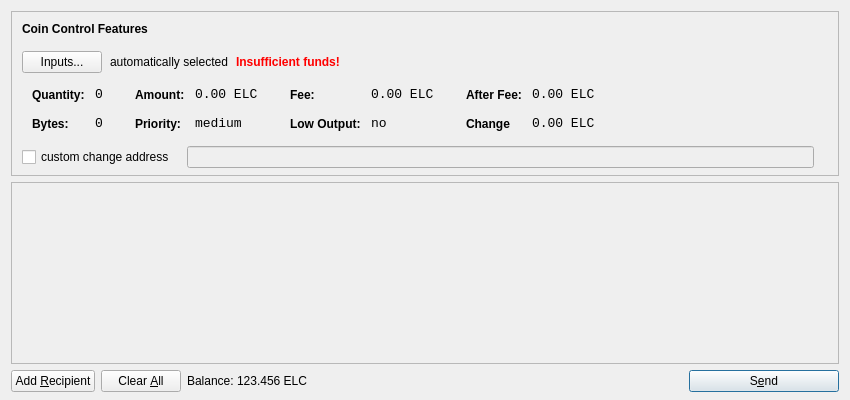
<?xml version="1.0" encoding="UTF-8"?>
<ui version="4.0">
 <class>SendCoinsDialog</class>
 <widget class="QDialog" name="SendCoinsDialog">
  <property name="geometry">
   <rect>
    <x>0</x>
    <y>0</y>
    <width>850</width>
    <height>400</height>
   </rect>
  </property>
  <property name="windowTitle">
   <string>Send Coins</string>
  </property>
  <layout class="QVBoxLayout" name="verticalLayout" stretch="0,1,0">
   <property name="bottomMargin">
    <number>8</number>
   </property>
   <item>
    <widget class="QFrame" name="frameCoinControl">
     <property name="sizePolicy">
      <sizepolicy hsizetype="Expanding" vsizetype="Expanding">
       <horstretch>0</horstretch>
       <verstretch>0</verstretch>
      </sizepolicy>
     </property>
     <property name="maximumSize">
      <size>
       <width>16777215</width>
       <height>16777215</height>
      </size>
     </property>
     <property name="frameShape">
      <enum>QFrame::StyledPanel</enum>
     </property>
     <property name="frameShadow">
      <enum>QFrame::Sunken</enum>
     </property>
     <layout class="QVBoxLayout" name="verticalLayoutCoinControl2">
      <property name="spacing">
       <number>-1</number>
      </property>
      <property name="leftMargin">
       <number>0</number>
      </property>
      <property name="topMargin">
       <number>0</number>
      </property>
      <property name="rightMargin">
       <number>0</number>
      </property>
      <property name="bottomMargin">
       <number>6</number>
      </property>
      <item>
       <layout class="QVBoxLayout" name="verticalLayoutCoinControl" stretch="0,0,0,0,1">
        <property name="spacing">
         <number>0</number>
        </property>
        <property name="leftMargin">
         <number>10</number>
        </property>
        <property name="topMargin">
         <number>10</number>
        </property>
        <item>
         <layout class="QHBoxLayout" name="horizontalLayoutCoinControl1">
          <property name="bottomMargin">
           <number>15</number>
          </property>
          <item>
           <widget class="QLabel" name="labelCoinControlFeatures">
            <property name="sizePolicy">
             <sizepolicy hsizetype="Preferred" vsizetype="Maximum">
              <horstretch>0</horstretch>
              <verstretch>0</verstretch>
             </sizepolicy>
            </property>
            <property name="font">
             <font>
              <weight>75</weight>
              <bold>true</bold>
             </font>
            </property>
            <property name="styleSheet">
             <string notr="true">font-weight:bold;</string>
            </property>
            <property name="text">
             <string>Coin Control Features</string>
            </property>
           </widget>
          </item>
         </layout>
        </item>
        <item>
         <layout class="QHBoxLayout" name="horizontalLayoutCoinControl2" stretch="0,0,0,0">
          <property name="spacing">
           <number>8</number>
          </property>
          <property name="bottomMargin">
           <number>10</number>
          </property>
          <item>
           <widget class="QPushButton" name="pushButtonCoinControl">
            <property name="styleSheet">
             <string notr="true"/>
            </property>
            <property name="text">
             <string>Inputs...</string>
            </property>
           </widget>
          </item>
          <item>
           <widget class="QLabel" name="labelCoinControlAutomaticallySelected">
            <property name="text">
             <string>automatically selected</string>
            </property>
            <property name="margin">
             <number>5</number>
            </property>
           </widget>
          </item>
          <item>
           <widget class="QLabel" name="labelCoinControlInsuffFunds">
            <property name="font">
             <font>
              <weight>75</weight>
              <bold>true</bold>
             </font>
            </property>
            <property name="styleSheet">
             <string notr="true">color:red;font-weight:bold;</string>
            </property>
            <property name="text">
             <string>Insufficient funds!</string>
            </property>
            <property name="margin">
             <number>5</number>
            </property>
           </widget>
          </item>
          <item>
           <spacer name="horizontalSpacerCoinControl">
            <property name="orientation">
             <enum>Qt::Horizontal</enum>
            </property>
            <property name="sizeHint" stdset="0">
             <size>
              <width>40</width>
              <height>1</height>
             </size>
            </property>
           </spacer>
          </item>
         </layout>
        </item>
        <item>
         <widget class="QWidget" name="widgetCoinControl" native="true">
          <property name="sizePolicy">
           <sizepolicy hsizetype="Preferred" vsizetype="Preferred">
            <horstretch>0</horstretch>
            <verstretch>0</verstretch>
           </sizepolicy>
          </property>
          <property name="minimumSize">
           <size>
            <width>0</width>
            <height>0</height>
           </size>
          </property>
          <property name="styleSheet">
           <string notr="true"/>
          </property>
          <layout class="QHBoxLayout" name="horizontalLayoutCoinControl5">
           <property name="margin">
            <number>0</number>
           </property>
           <item>
            <layout class="QHBoxLayout" name="horizontalLayoutCoinControl3" stretch="0,0,0,1">
             <property name="spacing">
              <number>20</number>
             </property>
             <property name="topMargin">
              <number>0</number>
             </property>
             <property name="bottomMargin">
              <number>10</number>
             </property>
             <item>
              <layout class="QFormLayout" name="formLayoutCoinControl1">
               <property name="horizontalSpacing">
                <number>10</number>
               </property>
               <property name="verticalSpacing">
                <number>14</number>
               </property>
               <property name="leftMargin">
                <number>10</number>
               </property>
               <property name="topMargin">
                <number>4</number>
               </property>
               <property name="rightMargin">
                <number>6</number>
               </property>
               <item row="0" column="0">
                <widget class="QLabel" name="labelCoinControlQuantityText">
                 <property name="styleSheet">
                  <string notr="true">font-weight:bold;</string>
                 </property>
                 <property name="text">
                  <string>Quantity:</string>
                 </property>
                 <property name="margin">
                  <number>0</number>
                 </property>
                </widget>
               </item>
               <item row="0" column="1">
                <widget class="QLabel" name="labelCoinControlQuantity">
                 <property name="font">
                  <font>
                   <family>Monospace</family>
                   <pointsize>10</pointsize>
                  </font>
                 </property>
                 <property name="cursor">
                  <cursorShape>IBeamCursor</cursorShape>
                 </property>
                 <property name="contextMenuPolicy">
                  <enum>Qt::ActionsContextMenu</enum>
                 </property>
                 <property name="text">
                  <string>0</string>
                 </property>
                 <property name="margin">
                  <number>0</number>
                 </property>
                 <property name="textInteractionFlags">
                  <set>Qt::LinksAccessibleByMouse|Qt::TextSelectableByKeyboard|Qt::TextSelectableByMouse</set>
                 </property>
                </widget>
               </item>
               <item row="1" column="0">
                <widget class="QLabel" name="labelCoinControlBytesText">
                 <property name="styleSheet">
                  <string notr="true">font-weight:bold;</string>
                 </property>
                 <property name="text">
                  <string>Bytes:</string>
                 </property>
                </widget>
               </item>
               <item row="1" column="1">
                <widget class="QLabel" name="labelCoinControlBytes">
                 <property name="font">
                  <font>
                   <family>Monospace</family>
                   <pointsize>10</pointsize>
                  </font>
                 </property>
                 <property name="cursor">
                  <cursorShape>IBeamCursor</cursorShape>
                 </property>
                 <property name="contextMenuPolicy">
                  <enum>Qt::ActionsContextMenu</enum>
                 </property>
                 <property name="text">
                  <string>0</string>
                 </property>
                 <property name="textInteractionFlags">
                  <set>Qt::LinksAccessibleByMouse|Qt::TextSelectableByKeyboard|Qt::TextSelectableByMouse</set>
                 </property>
                </widget>
               </item>
              </layout>
             </item>
             <item>
              <layout class="QFormLayout" name="formLayoutCoinControl2">
               <property name="horizontalSpacing">
                <number>10</number>
               </property>
               <property name="verticalSpacing">
                <number>14</number>
               </property>
               <property name="leftMargin">
                <number>6</number>
               </property>
               <property name="topMargin">
                <number>4</number>
               </property>
               <property name="rightMargin">
                <number>6</number>
               </property>
               <item row="0" column="0">
                <widget class="QLabel" name="labelCoinControlAmountText">
                 <property name="styleSheet">
                  <string notr="true">font-weight:bold;</string>
                 </property>
                 <property name="text">
                  <string>Amount:</string>
                 </property>
                 <property name="margin">
                  <number>0</number>
                 </property>
                </widget>
               </item>
               <item row="0" column="1">
                <widget class="QLabel" name="labelCoinControlAmount">
                 <property name="font">
                  <font>
                   <family>Monospace</family>
                   <pointsize>10</pointsize>
                  </font>
                 </property>
                 <property name="cursor">
                  <cursorShape>IBeamCursor</cursorShape>
                 </property>
                 <property name="contextMenuPolicy">
                  <enum>Qt::ActionsContextMenu</enum>
                 </property>
                 <property name="text">
                  <string>0.00 ELC</string>
                 </property>
                 <property name="textInteractionFlags">
                  <set>Qt::LinksAccessibleByMouse|Qt::TextSelectableByKeyboard|Qt::TextSelectableByMouse</set>
                 </property>
                </widget>
               </item>
               <item row="1" column="0">
                <widget class="QLabel" name="labelCoinControlPriorityText">
                 <property name="styleSheet">
                  <string notr="true">font-weight:bold;</string>
                 </property>
                 <property name="text">
                  <string>Priority:</string>
                 </property>
                </widget>
               </item>
               <item row="1" column="1">
                <widget class="QLabel" name="labelCoinControlPriority">
                 <property name="font">
                  <font>
                   <family>Monospace</family>
                   <pointsize>10</pointsize>
                  </font>
                 </property>
                 <property name="cursor">
                  <cursorShape>IBeamCursor</cursorShape>
                 </property>
                 <property name="contextMenuPolicy">
                  <enum>Qt::ActionsContextMenu</enum>
                 </property>
                 <property name="text">
                  <string>medium</string>
                 </property>
                 <property name="textInteractionFlags">
                  <set>Qt::LinksAccessibleByMouse|Qt::TextSelectableByKeyboard|Qt::TextSelectableByMouse</set>
                 </property>
                </widget>
               </item>
              </layout>
             </item>
             <item>
              <layout class="QFormLayout" name="formLayoutCoinControl3">
               <property name="horizontalSpacing">
                <number>10</number>
               </property>
               <property name="verticalSpacing">
                <number>14</number>
               </property>
               <property name="leftMargin">
                <number>6</number>
               </property>
               <property name="topMargin">
                <number>4</number>
               </property>
               <property name="rightMargin">
                <number>6</number>
               </property>
               <item row="0" column="0">
                <widget class="QLabel" name="labelCoinControlFeeText">
                 <property name="styleSheet">
                  <string notr="true">font-weight:bold;</string>
                 </property>
                 <property name="text">
                  <string>Fee:</string>
                 </property>
                 <property name="margin">
                  <number>0</number>
                 </property>
                </widget>
               </item>
               <item row="0" column="1">
                <widget class="QLabel" name="labelCoinControlFee">
                 <property name="font">
                  <font>
                   <family>Monospace</family>
                   <pointsize>10</pointsize>
                  </font>
                 </property>
                 <property name="cursor">
                  <cursorShape>IBeamCursor</cursorShape>
                 </property>
                 <property name="contextMenuPolicy">
                  <enum>Qt::ActionsContextMenu</enum>
                 </property>
                 <property name="text">
                  <string>0.00 ELC</string>
                 </property>
                 <property name="textInteractionFlags">
                  <set>Qt::LinksAccessibleByMouse|Qt::TextSelectableByKeyboard|Qt::TextSelectableByMouse</set>
                 </property>
                </widget>
               </item>
               <item row="1" column="0">
                <widget class="QLabel" name="labelCoinControlLowOutputText">
                 <property name="styleSheet">
                  <string notr="true">font-weight:bold;</string>
                 </property>
                 <property name="text">
                  <string>Low Output:</string>
                 </property>
                </widget>
               </item>
               <item row="1" column="1">
                <widget class="QLabel" name="labelCoinControlLowOutput">
                 <property name="font">
                  <font>
                   <family>Monospace</family>
                   <pointsize>10</pointsize>
                  </font>
                 </property>
                 <property name="cursor">
                  <cursorShape>IBeamCursor</cursorShape>
                 </property>
                 <property name="contextMenuPolicy">
                  <enum>Qt::ActionsContextMenu</enum>
                 </property>
                 <property name="text">
                  <string>no</string>
                 </property>
                 <property name="textInteractionFlags">
                  <set>Qt::LinksAccessibleByMouse|Qt::TextSelectableByKeyboard|Qt::TextSelectableByMouse</set>
                 </property>
                </widget>
               </item>
              </layout>
             </item>
             <item>
              <layout class="QFormLayout" name="formLayoutCoinControl4">
               <property name="horizontalSpacing">
                <number>10</number>
               </property>
               <property name="verticalSpacing">
                <number>14</number>
               </property>
               <property name="leftMargin">
                <number>6</number>
               </property>
               <property name="topMargin">
                <number>4</number>
               </property>
               <property name="rightMargin">
                <number>6</number>
               </property>
               <item row="0" column="0">
                <widget class="QLabel" name="labelCoinControlAfterFeeText">
                 <property name="styleSheet">
                  <string notr="true">font-weight:bold;</string>
                 </property>
                 <property name="text">
                  <string>After Fee:</string>
                 </property>
                 <property name="margin">
                  <number>0</number>
                 </property>
                </widget>
               </item>
               <item row="0" column="1">
                <widget class="QLabel" name="labelCoinControlAfterFee">
                 <property name="font">
                  <font>
                   <family>Monospace</family>
                   <pointsize>10</pointsize>
                  </font>
                 </property>
                 <property name="cursor">
                  <cursorShape>IBeamCursor</cursorShape>
                 </property>
                 <property name="contextMenuPolicy">
                  <enum>Qt::ActionsContextMenu</enum>
                 </property>
                 <property name="text">
                  <string>0.00 ELC</string>
                 </property>
                 <property name="textInteractionFlags">
                  <set>Qt::LinksAccessibleByMouse|Qt::TextSelectableByKeyboard|Qt::TextSelectableByMouse</set>
                 </property>
                </widget>
               </item>
               <item row="1" column="0">
                <widget class="QLabel" name="labelCoinControlChangeText">
                 <property name="styleSheet">
                  <string notr="true">font-weight:bold;</string>
                 </property>
                 <property name="text">
                  <string>Change</string>
                 </property>
                </widget>
               </item>
               <item row="1" column="1">
                <widget class="QLabel" name="labelCoinControlChange">
                 <property name="font">
                  <font>
                   <family>Monospace</family>
                   <pointsize>10</pointsize>
                  </font>
                 </property>
                 <property name="cursor">
                  <cursorShape>IBeamCursor</cursorShape>
                 </property>
                 <property name="contextMenuPolicy">
                  <enum>Qt::ActionsContextMenu</enum>
                 </property>
                 <property name="text">
                  <string>0.00 ELC</string>
                 </property>
                 <property name="textInteractionFlags">
                  <set>Qt::LinksAccessibleByMouse|Qt::TextSelectableByKeyboard|Qt::TextSelectableByMouse</set>
                 </property>
                </widget>
               </item>
              </layout>
             </item>
            </layout>
           </item>
          </layout>
         </widget>
        </item>
        <item>
         <layout class="QHBoxLayout" name="horizontalLayoutCoinControl4" stretch="0,0,0">
          <property name="spacing">
           <number>12</number>
          </property>
          <property name="sizeConstraint">
           <enum>QLayout::SetDefaultConstraint</enum>
          </property>
          <property name="topMargin">
           <number>5</number>
          </property>
          <property name="rightMargin">
           <number>5</number>
          </property>
          <item>
           <widget class="QCheckBox" name="checkBoxCoinControlChange">
            <property name="text">
             <string>custom change address</string>
            </property>
           </widget>
          </item>
          <item>
           <widget class="QLineEdit" name="lineEditCoinControlChange">
            <property name="enabled">
             <bool>false</bool>
            </property>
            <property name="sizePolicy">
             <sizepolicy hsizetype="Expanding" vsizetype="Fixed">
              <horstretch>0</horstretch>
              <verstretch>0</verstretch>
             </sizepolicy>
            </property>
           </widget>
          </item>
          <item>
           <widget class="QLabel" name="labelCoinControlChangeLabel">
            <property name="sizePolicy">
             <sizepolicy hsizetype="Preferred" vsizetype="Expanding">
              <horstretch>0</horstretch>
              <verstretch>0</verstretch>
             </sizepolicy>
            </property>
            <property name="minimumSize">
             <size>
              <width>0</width>
              <height>0</height>
             </size>
            </property>
            <property name="text">
             <string/>
            </property>
            <property name="margin">
             <number>3</number>
            </property>
           </widget>
          </item>
         </layout>
        </item>
        <item>
         <spacer name="verticalSpacerCoinControl">
          <property name="orientation">
           <enum>Qt::Vertical</enum>
          </property>
          <property name="sizeHint" stdset="0">
           <size>
            <width>800</width>
            <height>1</height>
           </size>
          </property>
         </spacer>
        </item>
       </layout>
      </item>
     </layout>
    </widget>
   </item>
   <item>
    <widget class="QScrollArea" name="scrollArea">
     <property name="widgetResizable">
      <bool>true</bool>
     </property>
     <widget class="QWidget" name="scrollAreaWidgetContents">
      <property name="geometry">
       <rect>
        <x>0</x>
        <y>0</y>
        <width>830</width>
        <height>165</height>
       </rect>
      </property>
      <layout class="QVBoxLayout" name="verticalLayout_2">
       <property name="margin">
        <number>0</number>
       </property>
       <item>
        <layout class="QVBoxLayout" name="entries">
         <property name="spacing">
          <number>6</number>
         </property>
        </layout>
       </item>
       <item>
        <spacer name="verticalSpacer">
         <property name="orientation">
          <enum>Qt::Vertical</enum>
         </property>
         <property name="sizeHint" stdset="0">
          <size>
           <width>20</width>
           <height>40</height>
          </size>
         </property>
        </spacer>
       </item>
      </layout>
     </widget>
    </widget>
   </item>
   <item>
    <layout class="QHBoxLayout" name="horizontalLayout">
     <item>
      <widget class="QPushButton" name="addButton">
       <property name="toolTip">
        <string>Send to multiple recipients at once</string>
       </property>
       <property name="text">
        <string>Add &amp;Recipient</string>
       </property>
       <property name="icon">
        <iconset resource="../bitcoin.qrc">
         <normaloff>:/icons/add</normaloff>:/icons/add</iconset>
       </property>
       <property name="autoDefault">
        <bool>false</bool>
       </property>
      </widget>
     </item>
     <item>
      <widget class="QPushButton" name="clearButton">
       <property name="sizePolicy">
        <sizepolicy hsizetype="Minimum" vsizetype="Fixed">
         <horstretch>0</horstretch>
         <verstretch>0</verstretch>
        </sizepolicy>
       </property>
       <property name="toolTip">
        <string>Remove all transaction fields</string>
       </property>
       <property name="text">
        <string>Clear &amp;All</string>
       </property>
       <property name="icon">
        <iconset resource="../bitcoin.qrc">
         <normaloff>:/icons/remove</normaloff>:/icons/remove</iconset>
       </property>
       <property name="autoRepeatDelay">
        <number>300</number>
       </property>
       <property name="autoDefault">
        <bool>false</bool>
       </property>
      </widget>
     </item>
     <item>
      <layout class="QHBoxLayout" name="horizontalLayout_2">
       <property name="spacing">
        <number>3</number>
       </property>
       <item>
        <widget class="QLabel" name="label">
         <property name="sizePolicy">
          <sizepolicy hsizetype="Preferred" vsizetype="Fixed">
           <horstretch>0</horstretch>
           <verstretch>0</verstretch>
          </sizepolicy>
         </property>
         <property name="text">
          <string>Balance:</string>
         </property>
        </widget>
       </item>
       <item>
        <widget class="QLabel" name="labelBalance">
         <property name="sizePolicy">
          <sizepolicy hsizetype="Preferred" vsizetype="Fixed">
           <horstretch>0</horstretch>
           <verstretch>0</verstretch>
          </sizepolicy>
         </property>
         <property name="cursor">
          <cursorShape>IBeamCursor</cursorShape>
         </property>
         <property name="text">
          <string>123.456 ELC</string>
         </property>
         <property name="textInteractionFlags">
          <set>Qt::LinksAccessibleByMouse|Qt::TextSelectableByKeyboard|Qt::TextSelectableByMouse</set>
         </property>
        </widget>
       </item>
      </layout>
     </item>
     <item>
      <spacer name="horizontalSpacer">
       <property name="orientation">
        <enum>Qt::Horizontal</enum>
       </property>
       <property name="sizeHint" stdset="0">
        <size>
         <width>40</width>
         <height>20</height>
        </size>
       </property>
      </spacer>
     </item>
     <item>
      <widget class="QPushButton" name="sendButton">
       <property name="minimumSize">
        <size>
         <width>150</width>
         <height>0</height>
        </size>
       </property>
       <property name="toolTip">
        <string>Confirm the send action</string>
       </property>
       <property name="text">
        <string>S&amp;end</string>
       </property>
       <property name="icon">
        <iconset resource="../bitcoin.qrc">
         <normaloff>:/icons/send</normaloff>:/icons/send</iconset>
       </property>
       <property name="default">
        <bool>true</bool>
       </property>
      </widget>
     </item>
    </layout>
   </item>
  </layout>
 </widget>
 <resources>
  <include location="../bitcoin.qrc"/>
 </resources>
 <connections/>
</ui>
